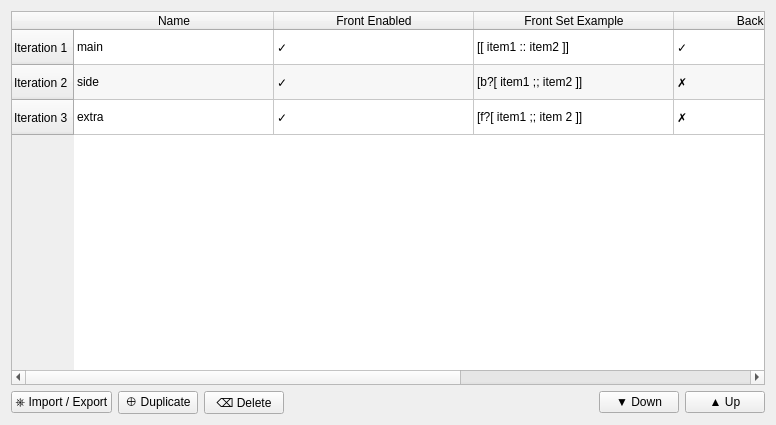
<?xml version="1.0" encoding="UTF-8"?>
<ui version="4.0">
 <class>SRIterationTab</class>
 <widget class="QWidget" name="SRIterationTab">
  <property name="geometry">
   <rect>
    <x>0</x>
    <y>0</y>
    <width>776</width>
    <height>425</height>
   </rect>
  </property>
  <property name="windowTitle">
   <string>Form</string>
  </property>
  <layout class="QGridLayout" name="gridLayout">
   <item row="3" column="5">
    <widget class="QPushButton" name="upPushButton">
     <property name="text">
      <string>▲ Up</string>
     </property>
    </widget>
   </item>
   <item row="3" column="1">
    <widget class="QPushButton" name="duplicatePushButton">
     <property name="text">
      <string>⊕ Duplicate</string>
     </property>
    </widget>
   </item>
   <item row="3" column="2">
    <widget class="QPushButton" name="deletePushButton">
     <property name="text">
      <string>⌫ Delete</string>
     </property>
    </widget>
   </item>
   <item row="3" column="0">
    <widget class="QPushButton" name="importButton">
     <property name="text">
      <string>⎈ Import / Export</string>
     </property>
    </widget>
   </item>
   <item row="3" column="3">
    <spacer name="horizontalSpacer">
     <property name="orientation">
      <enum>Qt::Horizontal</enum>
     </property>
     <property name="sizeHint" stdset="0">
      <size>
       <width>40</width>
       <height>20</height>
      </size>
     </property>
    </spacer>
   </item>
   <item row="3" column="4">
    <widget class="QPushButton" name="downPushButton">
     <property name="text">
      <string>▼ Down</string>
     </property>
    </widget>
   </item>
   <item row="0" column="0" colspan="6">
    <widget class="QTableWidget" name="iterationsTable">
     <property name="editTriggers">
      <set>QAbstractItemView::NoEditTriggers</set>
     </property>
     <property name="showDropIndicator" stdset="0">
      <bool>false</bool>
     </property>
     <property name="dragEnabled">
      <bool>false</bool>
     </property>
     <property name="dragDropOverwriteMode">
      <bool>false</bool>
     </property>
     <property name="alternatingRowColors">
      <bool>true</bool>
     </property>
     <property name="selectionMode">
      <enum>QAbstractItemView::SingleSelection</enum>
     </property>
     <property name="selectionBehavior">
      <enum>QAbstractItemView::SelectRows</enum>
     </property>
     <property name="showGrid">
      <bool>true</bool>
     </property>
     <property name="gridStyle">
      <enum>Qt::SolidLine</enum>
     </property>
     <property name="sortingEnabled">
      <bool>false</bool>
     </property>
     <property name="cornerButtonEnabled">
      <bool>false</bool>
     </property>
     <attribute name="horizontalHeaderCascadingSectionResizes">
      <bool>false</bool>
     </attribute>
     <attribute name="horizontalHeaderDefaultSectionSize">
      <number>200</number>
     </attribute>
     <attribute name="horizontalHeaderStretchLastSection">
      <bool>true</bool>
     </attribute>
     <attribute name="verticalHeaderVisible">
      <bool>true</bool>
     </attribute>
     <attribute name="verticalHeaderCascadingSectionResizes">
      <bool>true</bool>
     </attribute>
     <attribute name="verticalHeaderMinimumSectionSize">
      <number>35</number>
     </attribute>
     <attribute name="verticalHeaderHighlightSections">
      <bool>true</bool>
     </attribute>
     <attribute name="verticalHeaderShowSortIndicator" stdset="0">
      <bool>false</bool>
     </attribute>
     <row>
      <property name="text">
       <string>Iteration 1</string>
      </property>
     </row>
     <row>
      <property name="text">
       <string>Iteration 2</string>
      </property>
     </row>
     <row>
      <property name="text">
       <string>Iteration 3</string>
      </property>
     </row>
     <column>
      <property name="text">
       <string>Name</string>
      </property>
     </column>
     <column>
      <property name="text">
       <string>Front Enabled</string>
      </property>
     </column>
     <column>
      <property name="text">
       <string>Front Set Example</string>
      </property>
     </column>
     <column>
      <property name="text">
       <string>Back Enabled</string>
      </property>
     </column>
     <column>
      <property name="text">
       <string>Back Set Example</string>
      </property>
     </column>
     <item row="0" column="0">
      <property name="text">
       <string>main</string>
      </property>
     </item>
     <item row="0" column="1">
      <property name="text">
       <string>✓</string>
      </property>
     </item>
     <item row="0" column="2">
      <property name="text">
       <string>[[ item1 :: item2 ]]</string>
      </property>
     </item>
     <item row="0" column="3">
      <property name="text">
       <string>✓</string>
      </property>
     </item>
     <item row="0" column="4">
      <property name="text">
       <string>[[ item1 :: item2 ]]</string>
      </property>
     </item>
     <item row="1" column="0">
      <property name="text">
       <string>side</string>
      </property>
     </item>
     <item row="1" column="1">
      <property name="text">
       <string>✓</string>
      </property>
     </item>
     <item row="1" column="2">
      <property name="text">
       <string>[b?[ item1 ;; item2 ]]</string>
      </property>
     </item>
     <item row="1" column="3">
      <property name="text">
       <string>✗</string>
      </property>
     </item>
     <item row="1" column="4">
      <property name="text">
       <string>[b?[ item1 ;; item2 ]]</string>
      </property>
     </item>
     <item row="2" column="0">
      <property name="text">
       <string>extra</string>
      </property>
     </item>
     <item row="2" column="1">
      <property name="text">
       <string>✓</string>
      </property>
     </item>
     <item row="2" column="2">
      <property name="text">
       <string>[f?[ item1 ;; item 2 ]]</string>
      </property>
     </item>
     <item row="2" column="3">
      <property name="text">
       <string>✗</string>
      </property>
     </item>
     <item row="2" column="4">
      <property name="text">
       <string>[f?[ item1 ;; item 2 ]]</string>
      </property>
     </item>
    </widget>
   </item>
  </layout>
 </widget>
 <resources/>
 <connections>
  <connection>
   <sender>iterationsTable</sender>
   <signal>cellActivated(int,int)</signal>
   <receiver>deletePushButton</receiver>
   <slot>toggle()</slot>
   <hints>
    <hint type="sourcelabel">
     <x>450</x>
     <y>108</y>
    </hint>
    <hint type="destinationlabel">
     <x>171</x>
     <y>230</y>
    </hint>
   </hints>
  </connection>
 </connections>
</ui>
